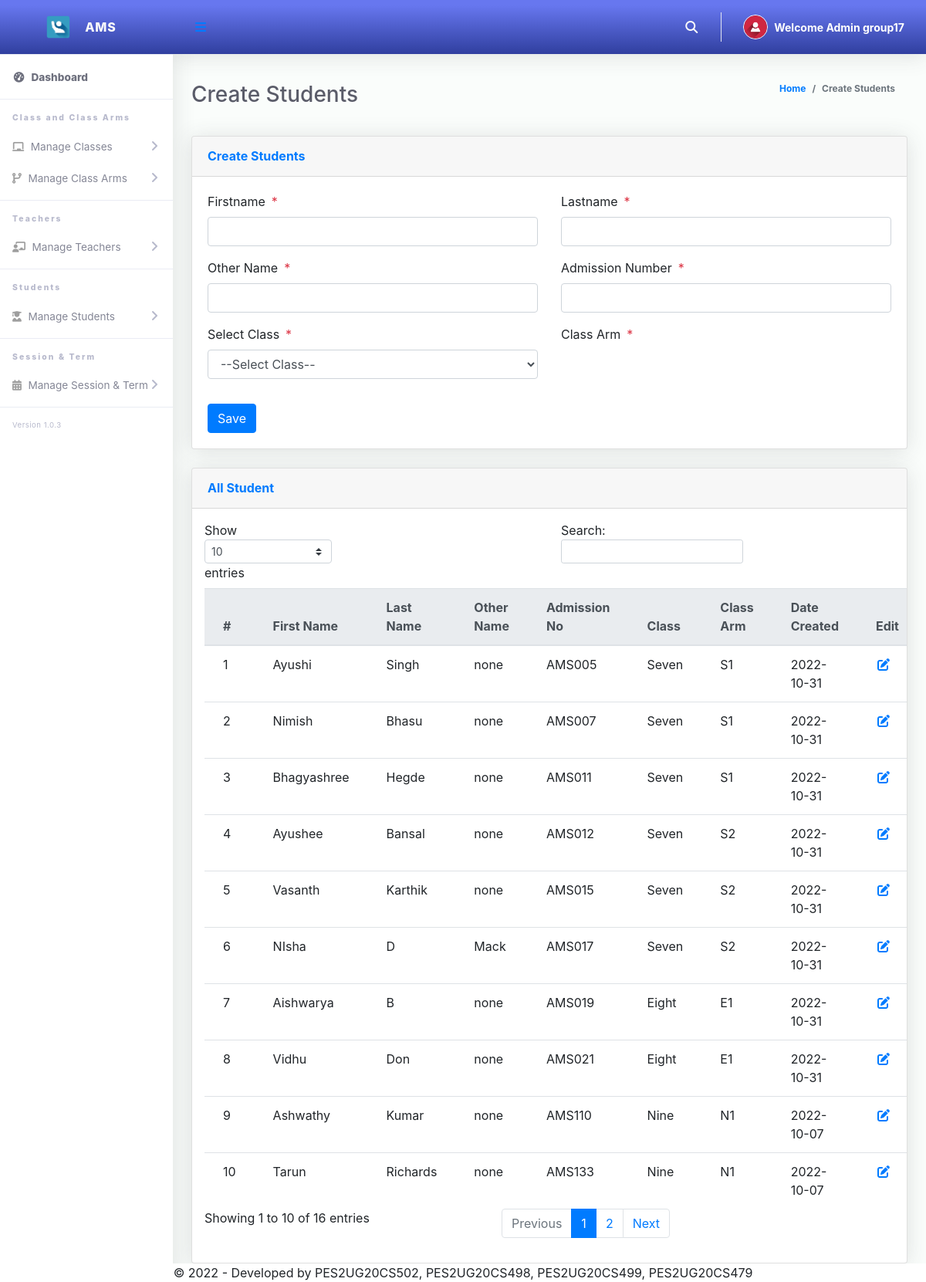
Page /Admin/createStudents.php (signed in) on the committed database.
### tables this page shows
CREATE TABLE `tblstudents` (
  `Id` int(10) NOT NULL,
  `firstName` varchar(255) NOT NULL,
  `lastName` varchar(255) NOT NULL,
  `otherName` varchar(255) NOT NULL,
  `admissionNumber` varchar(255) NOT NULL,
  `password` varchar(50) NOT NULL,
  `classId` varchar(10) NOT NULL,
  `classArmId` varchar(10) NOT NULL,
  `dateCreated` varchar(50) NOT NULL,
  `emailAddress` varchar(255) NOT NULL
);

CREATE TABLE `tblclass` (
  `Id` int(10) NOT NULL,
  `className` varchar(255) NOT NULL
);

CREATE TABLE `tblclassarms` (
  `Id` int(10) NOT NULL,
  `classId` varchar(10) NOT NULL,
  `classArmName` varchar(255) NOT NULL,
  `isAssigned` varchar(10) NOT NULL
);

### Admin/createStudents.php (the view, shortened to what this page needs)
<?php
include '../Includes/dbcon.php';
?>
<!DOCTYPE html>
<html lang="en">
<head>
  <link href="../vendor/fontawesome-free/css/all.min.css" rel="stylesheet" type="text/css">
  <link href="../vendor/bootstrap/css/bootstrap.min.css" rel="stylesheet" type="text/css">
  <link href="css/ruang-admin.min.css" rel="stylesheet">
</head>
<body id="page-top">
  <div id="wrapper">
      <?php include "Includes/sidebar.php";?>
    <div id="content-wrapper" class="d-flex flex-column">
      <div id="content">
       <?php include "Includes/topbar.php";?>
        <div class="container-fluid" id="container-wrapper">
          <div class="d-sm-flex align-items-center justify-content-between mb-4">
            <h1 class="h3 mb-0 text-gray-800">Create Students</h1>
            <ol class="breadcrumb">
              <li class="breadcrumb-item"><a href="./">Home</a></li>
              <li class="breadcrumb-item active" aria-current="page">Create Students</li>
            </ol>
          </div>
          <div class="row">
            <div class="col-lg-12">
              <div class="card mb-4">
                <div class="card-header py-3 d-flex flex-row align-items-center justify-content-between">
                  <h6 class="m-0 font-weight-bold text-primary">Create Students</h6>
                </div>
                <div class="card-body">
                  <form method="post">
                   <div class="form-group row mb-3">
                        <div class="col-xl-6">
                        <label class="form-control-label">Firstname<span class="text-danger ml-2">*</span></label>
                        <input type="text" class="form-control" name="firstName" value="<?php echo $row['firstName'];?>" id="exampleInputFirstName" >
                        </div>
                        <div class="col-xl-6">
                        <label class="form-control-label">Lastname<span class="text-danger ml-2">*</span></label>
                      <input type="text" class="form-control" name="lastName" value="<?php echo $row['lastName'];?>" id="exampleInputFirstName" >
                        </div>
                    </div>
                     <div class="form-group row mb-3">
                        <div class="col-xl-6">
                        <label class="form-control-label">Other Name<span class="text-danger ml-2">*</span></label>
                        <input type="text" class="form-control" name="otherName" value="<?php echo $row['otherName'];?>" id="exampleInputFirstName" >
                        </div>
                        <div class="col-xl-6">
                        <label class="form-control-label">Admission Number<span class="text-danger ml-2">*</span></label>
                      <input type="text" class="form-control" required name="admissionNumber" value="<?php echo $row['admissionNumber'];?>" id="exampleInputFirstName" >
                        </div>
                    </div>
                    <div class="form-group row mb-3">
                        <div class="col-xl-6">
                        <label class="form-control-label">Select Class<span class="text-danger ml-2">*</span></label>
                         <?php
                        $qry= "SELECT * FROM tblclass ORDER BY className ASC";
                        $result = $conn->query($qry);
                        $num = $result->num_rows;
                        if ($num > 0){
                          echo ' <select required name="classId" onchange="classArmDropdown(this.value)" class="form-control mb-3">';
                          echo'<option value="">--Select Class--</option>';
                                  echo '</select>';
                              }
                            ?>
                        </div>
                        <div class="col-xl-6">
                        <label class="form-control-label">Class Arm<span class="text-danger ml-2">*</span></label>
                        </div>
                    </div>
                      <?php
                    if (isset($Id))
                    {
                    ?>
                    <button type="submit" name="update" class="btn btn-warning">Update</button>
                    &nbsp;&nbsp;&nbsp;&nbsp;&nbsp;&nbsp;&nbsp;&nbsp;&nbsp;&nbsp;
                    <?php
                    } else {
                    ?>
                    <button type="submit" name="save" class="btn btn-primary">Save</button>
                    <?php
                    }
                    ?>
                  </form>
                </div>
              </div>
                 <div class="row">
              <div class="col-lg-12">
              <div class="card mb-4">
                <div class="card-header py-3 d-flex flex-row align-items-center justify-content-between">
                  <h6 class="m-0 font-weight-bold text-primary">All Student</h6>
                </div>
                <div class="table-responsive p-3">
                  <table class="table align-items-center table-flush table-hover" id="dataTableHover">
                    <thead class="thead-light">
                      <tr>
                        <th>#</th>
                        <th>First Name</th>
                        <th>Last Name</th>
                        <th>Other Name</th>
                        <th>Admission No</th>
                        <th>Class</th>
                        <th>Class Arm</th>
                        <th>Date Created</th>
                         <th>Edit</th>
                      </tr>
                    </thead>
                    <tbody>
                  <?php
                      $query = "SELECT tblstudents.Id,tblclass.className,tblclassarms.classArmName,tblclassarms.Id AS classArmId,tblstudents.firstName,
                      tblstudents.lastName,tblstudents.otherName,tblstudents.admissionNumber,tblstudents.dateCreated
                      FROM tblstudents
                      INNER JOIN tblclass ON tblclass.Id = tblstudents.classId
                      INNER JOIN tblclassarms ON tblclassarms.Id = tblstudents.classArmId";
                      $rs = $conn->query($query);
                      $num = $rs->num_rows;
                      $sn=0;
                      if($num > 0)
                      {
                        while ($rows = $rs->fetch_assoc())
                          {
                             $sn = $sn + 1;
                            echo"
                              <tr>
                                <td>".$sn."</td>
                                <td>".$rows['firstName']."</td>
                                <td>".$rows['lastName']."</td>
                                <td>".$rows['otherName']."</td>
                                <td>".$rows['admissionNumber']."</td>
                                <td>".$rows['className']."</td>
                                <td>".$rows['classArmName']."</td>
                                 <td>".$rows['dateCreated']."</td>
                                <td><a href='?action=edit&Id=".$rows['Id']."'><i class='fas fa-fw fa-edit'></i></a></td>
                                <td><a href='?action=delete&Id=".$rows['Id']."'><i class='fas fa-fw fa-trash'></i></a></td>
                              </tr>";
                          }
                      }
                      else
                      {
                           echo
                           "<div class='alert alert-danger' role='alert'>
                            No Record Found!
                            </div>";
                      }
                      ?>
                    </tbody>
                  </table>
                </div>
              </div>
            </div>
            </div>
          </div>
        </div>
      </div>
       <?php include "Includes/footer.php";?>
    </div>
  </div>
</body>
</html>

### Admin/Includes/topbar.php (shortened to what this page needs)
<?php
  $query = "SELECT * FROM tbladmin WHERE Id = ".$_SESSION['userId']."";
  $rs = $conn->query($query);
  $rows = $rs->fetch_assoc();
  $fullName = $rows['firstName']." ".$rows['lastName'];
?>
<nav class="navbar navbar-expand navbar-light bg-gradient-primary topbar mb-4 static-top">
          <button id="sidebarToggleTop" class="btn btn-link rounded-circle mr-3">
            <i class="fa fa-bars"></i>
          </button>
          <ul class="navbar-nav ml-auto">
            <li class="nav-item dropdown no-arrow">
              <a class="nav-link dropdown-toggle" href="#" id="searchDropdown" role="button" data-toggle="dropdown"
                aria-haspopup="true" aria-expanded="false">
                <i class="fas fa-search fa-fw"></i>
              </a>
            </li>
            <li class="nav-item dropdown no-arrow">
              <a class="nav-link dropdown-toggle" href="#" id="userDropdown" role="button" data-toggle="dropdown"
                aria-haspopup="true" aria-expanded="false">
                <img class="img-profile rounded-circle" src="img/user-icn.png" style="max-width: 60px">
                <span class="ml-2 d-none d-lg-inline text-white small"><b>Welcome <?php echo $fullName;?></b></span>
              </a>
            </li>
          </ul>
        </nav>

### rows in the picture
tblstudents: firstName "Ayushi", lastName "Singh", otherName "none", admissionNumber "AMS005", classId.className "Seven", classArmId.classArmName "S1", dateCreated "2022-10-31"
tblstudents: firstName "Nimish", lastName "Bhasu", otherName "none", admissionNumber "AMS007", classId.className "Seven", classArmId.classArmName "S1", dateCreated "2022-10-31"
tblstudents: firstName "Bhagyashree", lastName "Hegde", otherName "none", admissionNumber "AMS011", classId.className "Seven", classArmId.classArmName "S1", dateCreated "2022-10-31"
tblstudents: firstName "Ayushee", lastName "Bansal", otherName "none", admissionNumber "AMS012", classId.className "Seven", classArmId.classArmName "S2", dateCreated "2022-10-31"
tblstudents: firstName "Vasanth", lastName "Karthik", otherName "none", admissionNumber "AMS015", classId.className "Seven", classArmId.classArmName "S2", dateCreated "2022-10-31"
tblstudents: firstName "NIsha", lastName "D", otherName "Mack", admissionNumber "AMS017", classId.className "Seven", classArmId.classArmName "S2", dateCreated "2022-10-31"
tblstudents: firstName "Aishwarya", lastName "B", otherName "none", admissionNumber "AMS019", classId.className "Eight", classArmId.classArmName "E1", dateCreated "2022-10-31"
tblstudents: firstName "Vidhu", lastName "Don", otherName "none", admissionNumber "AMS021", classId.className "Eight", classArmId.classArmName "E1", dateCreated "2022-10-31"
tblstudents: firstName "Ashwathy", lastName "Kumar", otherName "none", admissionNumber "AMS110", classId.className "Nine", classArmId.classArmName "N1", dateCreated "2022-10-07"
tblstudents: firstName "Tarun", lastName "Richards", otherName "none", admissionNumber "AMS133", classId.className "Nine", classArmId.classArmName "N1", dateCreated "2022-10-07"

### other values in the picture
$fullName "Admin group17"
